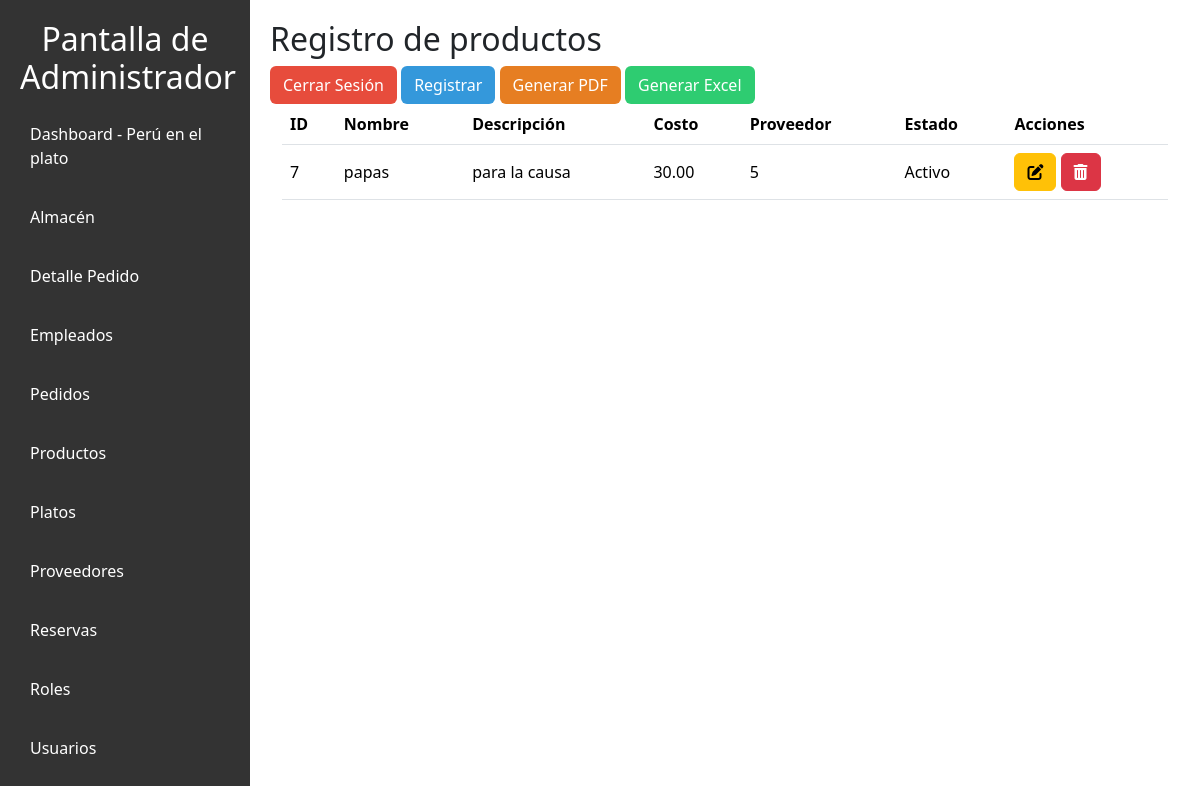
/vista/productos.php, run on an earlier commit of the app's database.
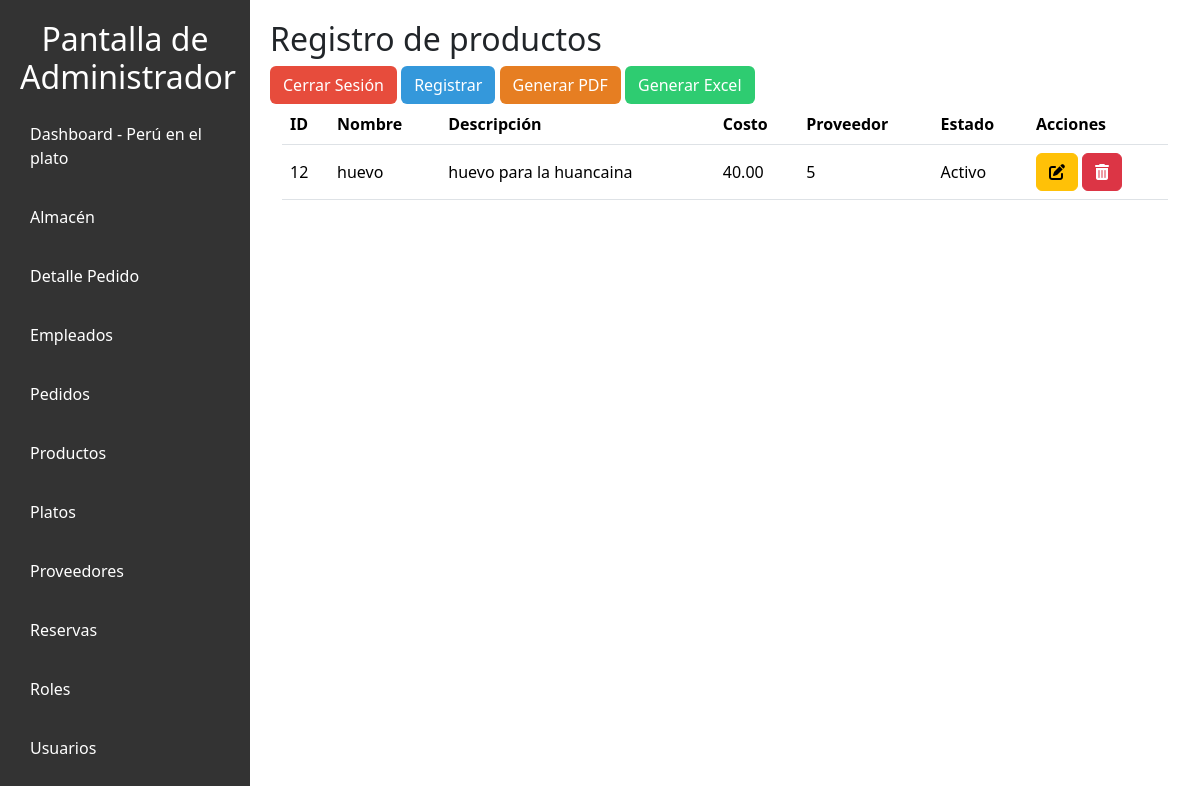
And on a later commit of the database.
### tables this page shows
CREATE TABLE `productos` (
  `id_producto` int(11) NOT NULL,
  `nombre` varchar(255) NOT NULL,
  `descripcion` varchar(300) DEFAULT NULL,
  `costo` decimal(10,2) NOT NULL,
  `estado` tinyint(1) DEFAULT 1,
  `id_proveedor` int(11) DEFAULT NULL
);

### MODELO/producto.php (called while the page is built, shortened)
<?php
class Producto {
    private $conexion;
    public function __construct($conexion) {
        $this->conexion = $conexion;
    }
    public function obtenerProductos() {
        $sql = "SELECT * FROM productos";
        $resultado = $this->conexion->query($sql);
        return $resultado;
    }
}

### vista/productos.php (the view, shortened to what this page needs)
<?php
require_once "../config/conexion.php";
require_once "../modelo/Producto.php";
require_once "../modelo/proveedores.php";
$productoModelo = new Producto($conexion);
$productos = $productoModelo->obtenerProductos();
?>
<!DOCTYPE html>
<html lang="en">
<head>
    <link rel="stylesheet" href="../public/styles/admi.css">
    <link rel="stylesheet" href="../public/styles/tablas.css">
    <link href="https://cdn.jsdelivr.net/npm/bootstrap@5.3.3/dist/css/bootstrap.min.css" rel="stylesheet">
</head>
<body>
    <nav class="sidebar">
        <h2>Pantalla de Administrador</h2>
        <ul>
            <li><a href="../vista/admin_dashboard.php">Dashboard - Perú en el plato</a></li>
            <li><a href="../vista/almacen.php">Almacén</a></li>
            <li><a href="../vista/detalle_pedido.php">Detalle Pedido</a></li>
            <li><a href="../vista/empleados.php">Empleados</a></li>
            <li><a href="../vista/pedidos.php">Pedidos</a></li>
            <li><a href="">Productos</a></li>
            <li><a href="../vista/platos.php">Platos</a></li>
            <li><a href="../vista/proveedores.php">Proveedores</a></li>
            <li><a href="../vista/reservas.php">Reservas</a></li>
            <li><a href="../vista/roles.php">Roles</a></li>
            <li><a href="../vista/usuario.php">Usuarios</a></li>
        </ul>
    </nav>
    <div class="main-content">
        <h2>Registro de productos</h2>
        <a href="../controlador/logout.php" class="btn" style="background-color: #e74c3c; color: white;">Cerrar Sesión</a>
        <button type="button" class="btn" style="background-color: #3498db; color: white;" data-bs-toggle="modal" data-bs-target="#registroModal">Registrar</button>
        <button type="button" class="btn" style="background-color: #e67e22; color: white;" onclick="location.href='../controlador/CRUDproductos.php?accion=generar_pdf'">Generar PDF</button>
        <button type="button" class="btn" style="background-color: #2ecc71; color: white;" onclick="location.href='../controlador/CRUDproductos.php?accion=generar_excel'">Generar Excel</button>
        <div class="container-fluid">
            <table class="table">
                <thead class="bg-info">
                    <tr>
                        <th>ID</th>
                        <th>Nombre</th>
                        <th>Descripción</th>
                        <th>Costo</th>
                        <th>Proveedor</th>
                        <th>Estado</th>
                        <th>Acciones</th>
                    </tr>
                </thead>
                <tbody>
                    <?php while ($producto = $productos->fetch_object()): ?>
                        <tr>
                            <td><?= $producto->id_producto ?></td>
                            <td><?= $producto->nombre ?></td>
                            <td><?= $producto->descripcion ?></td>
                            <td><?= number_format($producto->costo, 2) ?></td>
                            <td><?= $producto->id_proveedor ?></td>
                            <td><?= $producto->estado ? 'Activo' : 'Inactivo' ?></td>
                            <td>
                                <a href="#" onclick="abrirModalModificarProducto('<?= $producto->id_producto ?>', '<?= $producto->nombre ?>', '<?=$producto->descripcion ?>', '<?= $producto->costo ?>', '<?= $producto->id_proveedor ?>', '<?= $producto->estado ?>')" class="btn btn-small btn-warning">
                                    <i class="fa-solid fa-pen-to-square"></i>
                                </a>
                                <a href="../controlador/CRUDproductos.php?accion=eliminar&id=<?= $producto->id_producto ?>"
                                    onclick="return eliminarProducto()" class="btn btn-small btn-danger">
                                    <i class="fa-solid fa-trash-can"></i>
                                </a>
                            </td>
                        </tr>
                    <?php endwhile; ?>
                </tbody>
            </table>
        </div>
    </div>
</body>
</html>

What changed in the data, as far as the page shows it:
removed productos: id_producto "7", nombre "papas", descripcion "para la causa", costo "30.00", id_proveedor "5", estado "Activo"
added productos: id_producto "12", nombre "huevo", descripcion "huevo para la huancaina", costo "40.00", id_proveedor "5", estado "Activo"
